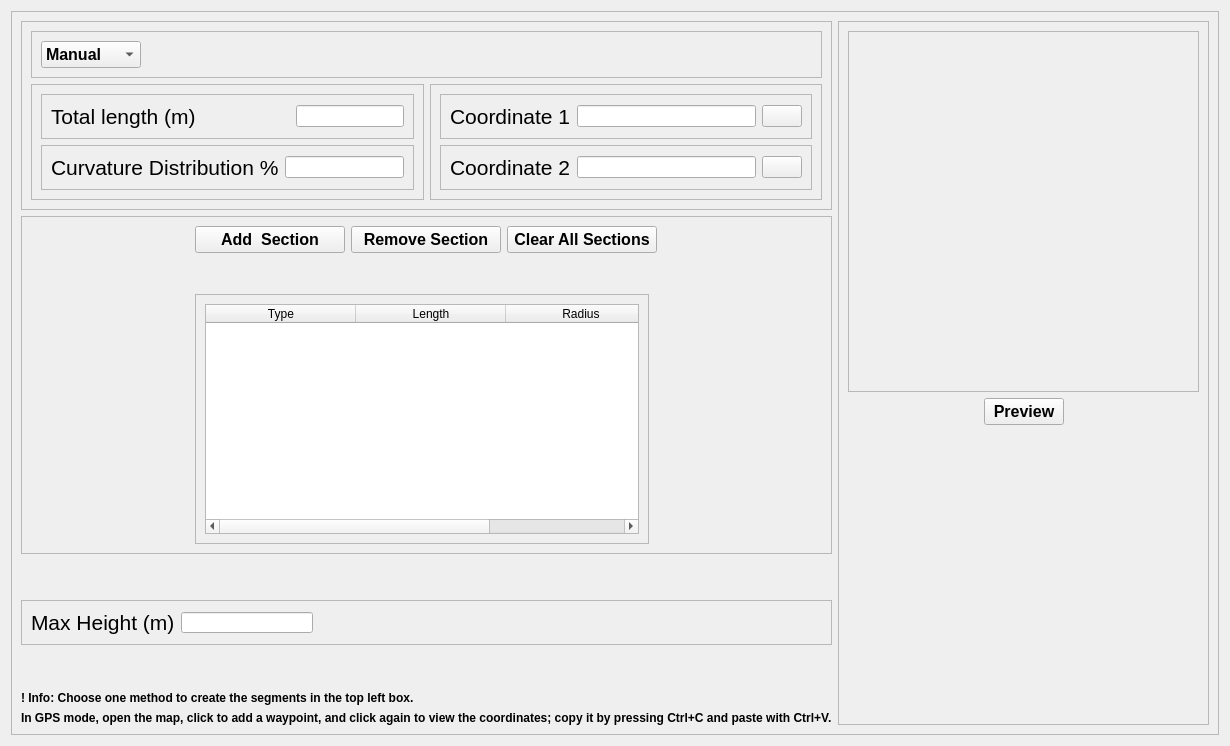
         <widget class="QWidget" name="route_page">
          <layout class="QGridLayout" name="gridLayout_3">
           <item row="0" column="0" alignment="Qt::AlignLeft">
            <widget class="QFrame" name="route">
             <property name="minimumSize">
              <size>
               <width>1150</width>
               <height>0</height>
              </size>
             </property>
             <property name="frameShape">
              <enum>QFrame::StyledPanel</enum>
             </property>
             <property name="frameShadow">
              <enum>QFrame::Raised</enum>
             </property>
             <layout class="QHBoxLayout" name="horizontalLayout_24">
              <item>
               <layout class="QVBoxLayout" name="verticalLayout_15">
                <item>
                 <widget class="QFrame" name="frame_16">
                  <property name="frameShape">
                   <enum>QFrame::StyledPanel</enum>
                  </property>
                  <property name="frameShadow">
                   <enum>QFrame::Raised</enum>
                  </property>
                  <layout class="QVBoxLayout" name="verticalLayout_11">
                   <item>
                    <layout class="QVBoxLayout" name="verticalLayout_7">
                     <item>
                      <widget class="QFrame" name="frame_15">
                       <property name="frameShape">
                        <enum>QFrame::StyledPanel</enum>
                       </property>
                       <property name="frameShadow">
                        <enum>QFrame::Raised</enum>
                       </property>
                       <layout class="QHBoxLayout" name="horizontalLayout_16">
                        <item>
                         <widget class="QComboBox" name="comboBox">
                          <property name="minimumSize">
                           <size>
                            <width>100</width>
                            <height>0</height>
                           </size>
                          </property>
                          <property name="font">
                           <font>
                            <pointsize>12</pointsize>
                            <bold>true</bold>
                           </font>
                          </property>
                          <item>
                           <property name="text">
                            <string>Manual</string>
                           </property>
                          </item>
                          <item>
                           <property name="text">
                            <string>Random</string>
                           </property>
                          </item>
                          <item>
                           <property name="text">
                            <string>GPS</string>
                           </property>
                          </item>
                         </widget>
                        </item>
                        <item>
                         <spacer name="horizontalSpacer_4">
                          <property name="orientation">
                           <enum>Qt::Horizontal</enum>
                          </property>
                          <property name="sizeHint" stdset="0">
                           <size>
                            <width>40</width>
                            <height>20</height>
                           </size>
                          </property>
                         </spacer>
                        </item>
                       </layout>
                      </widget>
                     </item>
                     <item>
                      <layout class="QHBoxLayout" name="horizontalLayout_19">
                       <item>
                        <widget class="QFrame" name="frame_3">
                         <property name="frameShape">
                          <enum>QFrame::StyledPanel</enum>
                         </property>
                         <property name="frameShadow">
                          <enum>QFrame::Raised</enum>
                         </property>
                         <layout class="QVBoxLayout" name="verticalLayout_8">
                          <item>
                           <widget class="QFrame" name="frame_4">
                            <property name="frameShape">
                             <enum>QFrame::StyledPanel</enum>
                            </property>
                            <property name="frameShadow">
                             <enum>QFrame::Raised</enum>
                            </property>
                            <layout class="QHBoxLayout" name="horizontalLayout_8">
                             <item>
                              <widget class="QLabel" name="label_4">
                               <property name="font">
                                <font>
                                 <pointsize>16</pointsize>
                                </font>
                               </property>
                               <property name="text">
                                <string>Total length (m)</string>
                               </property>
                              </widget>
                             </item>
                             <item>
                              <spacer name="horizontalSpacer_3">
                               <property name="orientation">
                                <enum>Qt::Horizontal</enum>
                               </property>
                               <property name="sizeHint" stdset="0">
                                <size>
                                 <width>40</width>
                                 <height>20</height>
                                </size>
                               </property>
                              </spacer>
                             </item>
                             <item>
                              <widget class="QLineEdit" name="total_lenght"/>
                             </item>
                            </layout>
                           </widget>
                          </item>
                          <item>
                           <widget class="QFrame" name="frame_5">
                            <property name="frameShape">
                             <enum>QFrame::StyledPanel</enum>
                            </property>
                            <property name="frameShadow">
                             <enum>QFrame::Raised</enum>
                            </property>
                            <layout class="QHBoxLayout" name="horizontalLayout_9">
                             <item>
                              <widget class="QLabel" name="label_5">
                               <property name="font">
                                <font>
                                 <pointsize>16</pointsize>
                                </font>
                               </property>
                               <property name="text">
                                <string>Curvature Distribution %</string>
                               </property>
                              </widget>
                             </item>
                             <item>
                              <widget class="QLineEdit" name="curvature"/>
                             </item>
                            </layout>
                           </widget>
                          </item>
                         </layout>
                        </widget>
                       </item>
                       <item>
                        <widget class="QFrame" name="frame_2">
                         <property name="frameShape">
                          <enum>QFrame::StyledPanel</enum>
                         </property>
                         <property name="frameShadow">
                          <enum>QFrame::Raised</enum>
                         </property>
                         <layout class="QVBoxLayout" name="verticalLayout_9">
                          <item>
                           <widget class="QFrame" name="frame_6">
                            <property name="frameShape">
                             <enum>QFrame::StyledPanel</enum>
                            </property>
                            <property name="frameShadow">
                             <enum>QFrame::Raised</enum>
                            </property>
                            <layout class="QHBoxLayout" name="horizontalLayout_10">
                             <item>
                              <widget class="QLabel" name="label_6">
                               <property name="text">
                                <string>&lt;html&gt;&lt;head/&gt;&lt;body&gt;&lt;p&gt;&lt;span style=&quot; font-size:16pt;&quot;&gt;Coordinate 1&lt;/span&gt;&lt;/p&gt;&lt;/body&gt;&lt;/html&gt;</string>
                               </property>
                              </widget>
                             </item>
                             <item>
                              <widget class="QLineEdit" name="coordinatedef_1">
                               <property name="enabled">
                                <bool>true</bool>
                               </property>
                               <property name="minimumSize">
                                <size>
                                 <width>132</width>
                                 <height>21</height>
                                </size>
                               </property>
                              </widget>
                             </item>
                             <item>
                              <widget class="QPushButton" name="coordinate_1">
                               <property name="text">
                                <string/>
                               </property>
                               <property name="icon">
                                <iconset>
                                 <normaloff>icons/map.png</normaloff>icons/map.png</iconset>
                               </property>
                               <property name="iconSize">
                                <size>
                                 <width>20</width>
                                 <height>20</height>
                                </size>
                               </property>
                               <property name="checkable">
                                <bool>false</bool>
                               </property>
                              </widget>
                             </item>
                            </layout>
                           </widget>
                          </item>
                          <item>
                           <widget class="QFrame" name="frame_7">
                            <property name="frameShape">
                             <enum>QFrame::StyledPanel</enum>
                            </property>
                            <property name="frameShadow">
                             <enum>QFrame::Raised</enum>
                            </property>
                            <layout class="QHBoxLayout" name="horizontalLayout_11">
                             <item>
                              <widget class="QLabel" name="label_7">
                               <property name="text">
                                <string>&lt;html&gt;&lt;head/&gt;&lt;body&gt;&lt;p&gt;&lt;span style=&quot; font-size:16pt;&quot;&gt;Coordinate 2&lt;/span&gt;&lt;/p&gt;&lt;/body&gt;&lt;/html&gt;</string>
                               </property>
                              </widget>
                             </item>
                             <item>
                              <widget class="QLineEdit" name="coordinatedef_2">
                               <property name="minimumSize">
                                <size>
                                 <width>132</width>
                                 <height>21</height>
                                </size>
                               </property>
                              </widget>
                             </item>
                             <item>
                              <widget class="QPushButton" name="coordinate_2">
                               <property name="text">
                                <string/>
                               </property>
                               <property name="icon">
                                <iconset>
                                 <normaloff>icons/map.png</normaloff>icons/map.png</iconset>
                               </property>
                               <property name="iconSize">
                                <size>
                                 <width>20</width>
                                 <height>20</height>
                                </size>
                               </property>
                               <property name="checkable">
                                <bool>false</bool>
                               </property>
                              </widget>
                             </item>
                            </layout>
                           </widget>
                          </item>
                         </layout>
                        </widget>
                       </item>
                      </layout>
                     </item>
                    </layout>
                   </item>
                  </layout>
                 </widget>
                </item>
                <item>
                 <widget class="QFrame" name="frame_21">
                  <property name="frameShape">
                   <enum>QFrame::StyledPanel</enum>
                  </property>
                  <property name="frameShadow">
                   <enum>QFrame::Raised</enum>
                  </property>
                  <layout class="QHBoxLayout" name="horizontalLayout_23">
                   <item>
                    <layout class="QVBoxLayout" name="verticalLayout_14">
                     <item>
                      <layout class="QHBoxLayout" name="horizontalLayout_22">
                       <item>
                        <widget class="QPushButton" name="add_section_btn">
                         <property name="minimumSize">
                          <size>
                           <width>150</width>
                           <height>0</height>
                          </size>
                         </property>
                         <property name="maximumSize">
                          <size>
                           <width>150</width>
                           <height>16777215</height>
                          </size>
                         </property>
                         <property name="font">
                          <font>
                           <pointsize>12</pointsize>
                           <bold>true</bold>
                          </font>
                         </property>
                         <property name="text">
                          <string>Add  Section</string>
                         </property>
                        </widget>
                       </item>
                       <item>
                        <widget class="QPushButton" name="remove_section">
                         <property name="minimumSize">
                          <size>
                           <width>150</width>
                           <height>0</height>
                          </size>
                         </property>
                         <property name="maximumSize">
                          <size>
                           <width>150</width>
                           <height>16777215</height>
                          </size>
                         </property>
                         <property name="font">
                          <font>
                           <pointsize>12</pointsize>
                           <bold>true</bold>
                          </font>
                         </property>
                         <property name="text">
                          <string>Remove Section</string>
                         </property>
                        </widget>
                       </item>
                       <item>
                        <widget class="QPushButton" name="clear_all_section">
                         <property name="minimumSize">
                          <size>
                           <width>150</width>
                           <height>0</height>
                          </size>
                         </property>
                         <property name="maximumSize">
                          <size>
                           <width>150</width>
                           <height>16777215</height>
                          </size>
                         </property>
                         <property name="font">
                          <font>
                           <pointsize>12</pointsize>
                           <bold>true</bold>
                          </font>
                         </property>
                         <property name="text">
                          <string>Clear All Sections</string>
                         </property>
                        </widget>
                       </item>
                      </layout>
                     </item>
                     <item>
                      <spacer name="verticalSpacer_3">
                       <property name="orientation">
                        <enum>Qt::Vertical</enum>
                       </property>
                       <property name="sizeHint" stdset="0">
                        <size>
                         <width>17</width>
                         <height>35</height>
                        </size>
                       </property>
                      </spacer>
                     </item>
                     <item>
                      <widget class="QFrame" name="frame_12">
                       <property name="minimumSize">
                        <size>
                         <width>454</width>
                         <height>250</height>
                        </size>
                       </property>
                       <property name="maximumSize">
                        <size>
                         <width>454</width>
                         <height>16777215</height>
                        </size>
                       </property>
                       <property name="frameShape">
                        <enum>QFrame::StyledPanel</enum>
                       </property>
                       <property name="frameShadow">
                        <enum>QFrame::Raised</enum>
                       </property>
                       <layout class="QVBoxLayout" name="verticalLayout_16">
                        <item>
                         <widget class="QTableWidget" name="tableWidget_3">
                          <property name="maximumSize">
                           <size>
                            <width>454</width>
                            <height>16777215</height>
                           </size>
                          </property>
                          <attribute name="horizontalHeaderDefaultSectionSize">
                           <number>150</number>
                          </attribute>
                          <column>
                           <property name="text">
                            <string>Type</string>
                           </property>
                          </column>
                          <column>
                           <property name="text">
                            <string>Length</string>
                           </property>
                          </column>
                          <column>
                           <property name="text">
                            <string>Radius</string>
                           </property>
                          </column>
                         </widget>
                        </item>
                       </layout>
                      </widget>
                     </item>
                    </layout>
                   </item>
                  </layout>
                 </widget>
                </item>
                <item>
                 <spacer name="verticalSpacer_4">
                  <property name="orientation">
                   <enum>Qt::Vertical</enum>
                  </property>
                  <property name="sizeHint" stdset="0">
                   <size>
                    <width>20</width>
                    <height>40</height>
                   </size>
                  </property>
                 </spacer>
                </item>
                <item>
                 <widget class="QFrame" name="frame_14">
                  <property name="frameShape">
                   <enum>QFrame::StyledPanel</enum>
                  </property>
                  <property name="frameShadow">
                   <enum>QFrame::Raised</enum>
                  </property>
                  <layout class="QHBoxLayout" name="horizontalLayout_15">
                   <item>
                    <widget class="QLabel" name="label_8">
                     <property name="text">
                      <string>&lt;html&gt;&lt;head/&gt;&lt;body&gt;&lt;p&gt;&lt;span style=&quot; font-size:16pt;&quot;&gt;Max Height (m)&lt;/span&gt;&lt;/p&gt;&lt;/body&gt;&lt;/html&gt;</string>
                     </property>
                    </widget>
                   </item>
                   <item>
                    <widget class="QLineEdit" name="height_input">
                     <property name="minimumSize">
                      <size>
                       <width>132</width>
                       <height>21</height>
                      </size>
                     </property>
                     <property name="maximumSize">
                      <size>
                       <width>132</width>
                       <height>21</height>
                      </size>
                     </property>
                    </widget>
                   </item>
                   <item>
                    <spacer name="horizontalSpacer_9">
                     <property name="orientation">
                      <enum>Qt::Horizontal</enum>
                     </property>
                     <property name="sizeHint" stdset="0">
                      <size>
                       <width>40</width>
                       <height>20</height>
                      </size>
                     </property>
                    </spacer>
                   </item>
                  </layout>
                 </widget>
                </item>
                <item>
                 <spacer name="verticalSpacer_5">
                  <property name="orientation">
                   <enum>Qt::Vertical</enum>
                  </property>
                  <property name="sizeHint" stdset="0">
                   <size>
                    <width>20</width>
                    <height>40</height>
                   </size>
                  </property>
                 </spacer>
                </item>
                <item>
                 <widget class="QLabel" name="label_11">
                  <property name="font">
                   <font>
                    <bold>true</bold>
                   </font>
                  </property>
                  <property name="text">
                   <string>! Info: Choose one method to create the segments in the top left box. </string>
                  </property>
                 </widget>
                </item>
                <item>
                 <widget class="QLabel" name="label_14">
                  <property name="font">
                   <font>
                    <bold>true</bold>
                   </font>
                  </property>
                  <property name="text">
                   <string>In GPS mode, open the map, click to add a waypoint, and click again to view the coordinates; copy it by pressing Ctrl+C and paste with Ctrl+V.</string>
                  </property>
                 </widget>
                </item>
               </layout>
              </item>
              <item>
               <widget class="QFrame" name="frame_17">
                <property name="frameShape">
                 <enum>QFrame::StyledPanel</enum>
                </property>
                <property name="frameShadow">
                 <enum>QFrame::Raised</enum>
                </property>
                <layout class="QVBoxLayout" name="verticalLayout_13">
                 <item>
                  <layout class="QVBoxLayout" name="verticalLayout_12">
                   <item>
                    <widget class="QFrame" name="frame_11">
                     <property name="minimumSize">
                      <size>
                       <width>351</width>
                       <height>361</height>
                      </size>
                     </property>
                     <property name="frameShape">
                      <enum>QFrame::StyledPanel</enum>
                     </property>
                     <property name="frameShadow">
                      <enum>QFrame::Raised</enum>
                     </property>
                    </widget>
                   </item>
                   <item>
                    <layout class="QHBoxLayout" name="horizontalLayout_21">
                     <item>
                      <spacer name="horizontalSpacer_5">
                       <property name="orientation">
                        <enum>Qt::Horizontal</enum>
                       </property>
                       <property name="sizeHint" stdset="0">
                        <size>
                         <width>40</width>
                         <height>20</height>
                        </size>
                       </property>
                      </spacer>
                     </item>
                     <item>
                      <widget class="QPushButton" name="preview">
                       <property name="minimumSize">
                        <size>
                         <width>0</width>
                         <height>0</height>
                        </size>
                       </property>
                       <property name="maximumSize">
                        <size>
                         <width>100</width>
                         <height>16777215</height>
                        </size>
                       </property>
                       <property name="font">
                        <font>
                         <pointsize>12</pointsize>
                         <bold>true</bold>
                        </font>
                       </property>
                       <property name="text">
                        <string>Preview</string>
                       </property>
                      </widget>
                     </item>
                     <item>
                      <spacer name="horizontalSpacer_8">
                       <property name="orientation">
                        <enum>Qt::Horizontal</enum>
                       </property>
                       <property name="sizeHint" stdset="0">
                        <size>
                         <width>40</width>
                         <height>20</height>
                        </size>
                       </property>
                      </spacer>
                     </item>
                    </layout>
                   </item>
                  </layout>
                 </item>
                 <item>
                  <spacer name="verticalSpacer_6">
                   <property name="orientation">
                    <enum>Qt::Vertical</enum>
                   </property>
                   <property name="sizeHint" stdset="0">
                    <size>
                     <width>20</width>
                     <height>40</height>
                    </size>
                   </property>
                  </spacer>
                 </item>
                </layout>
               </widget>
              </item>
             </layout>
            </widget>
           </item>
          </layout>
         </widget>
